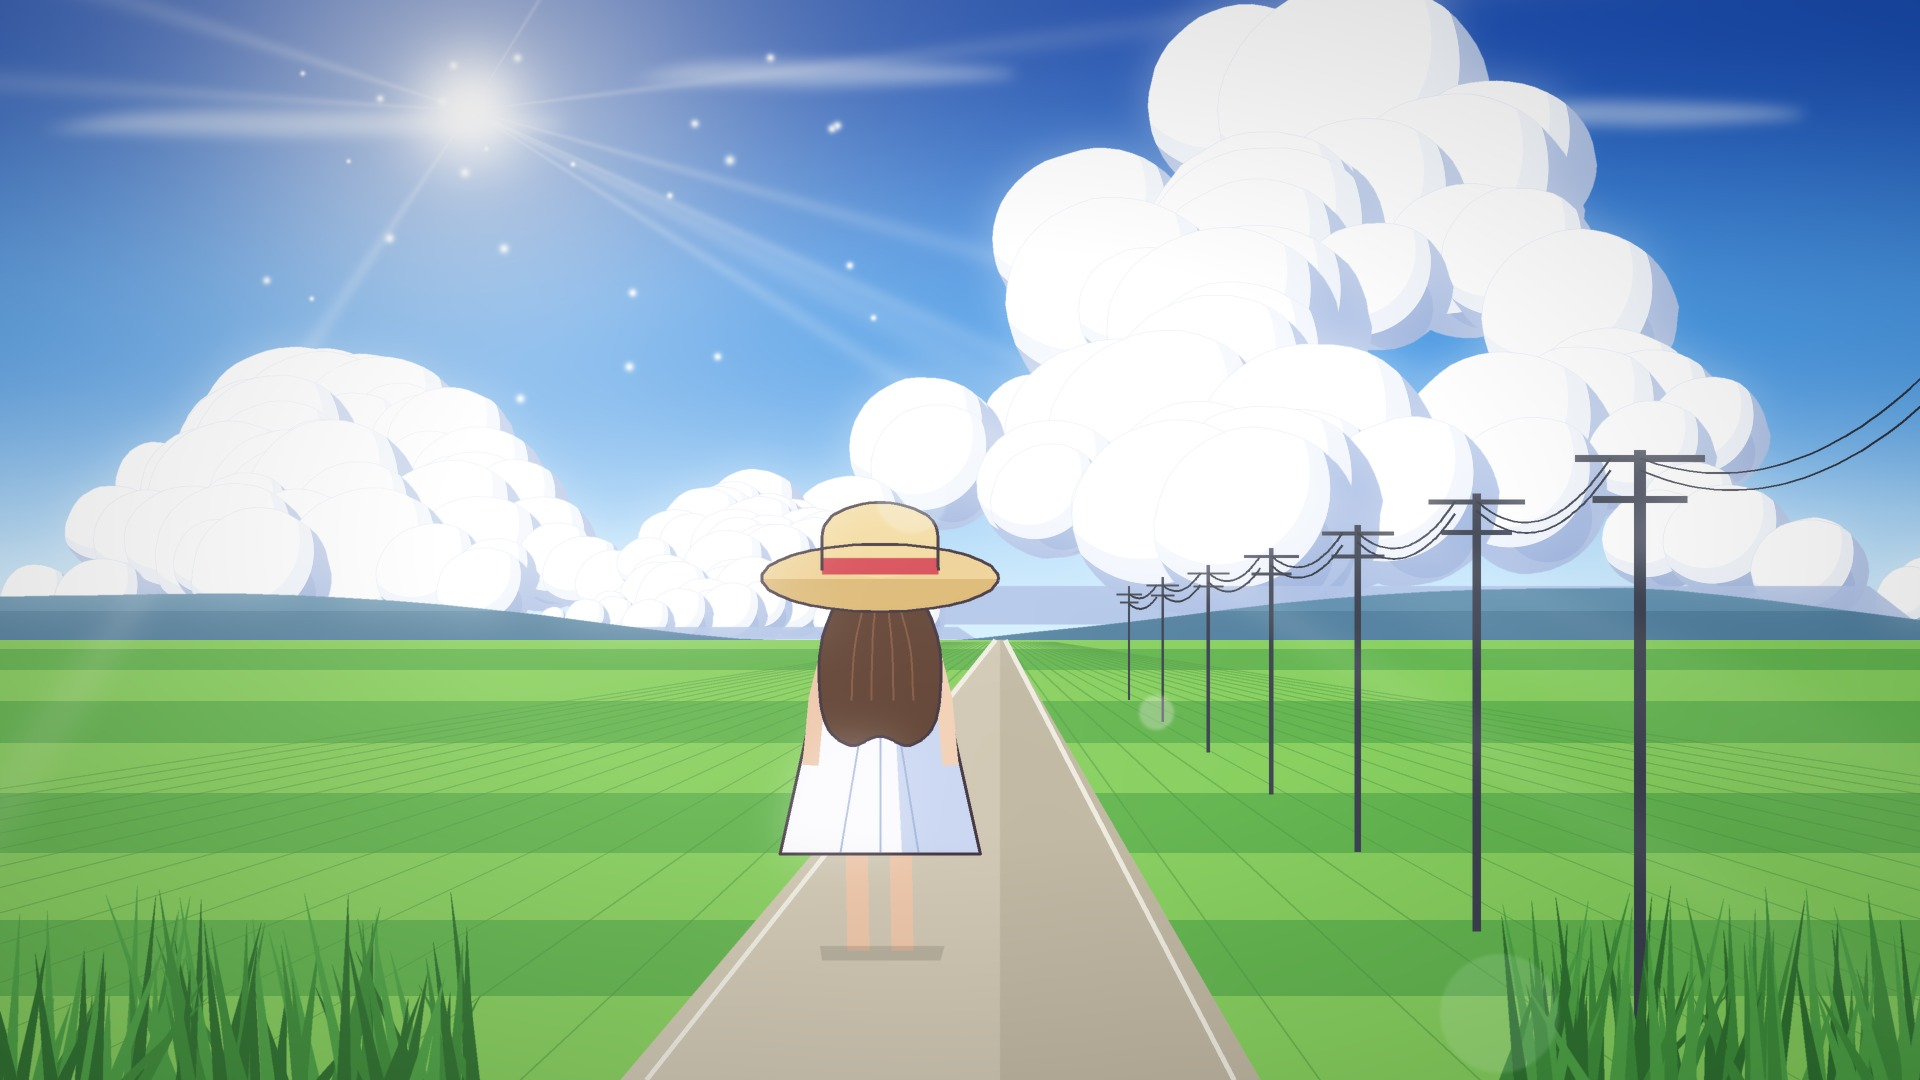

This figure's Python source:
"""Example (Japanese anime background): Summer Sky / 夏空 — towering cel-shaded cumulus, sun bloom and
lens flare, a country road with power lines, and a girl in a straw hat seen from behind.
Pure code, no image model.
python3 anime_summer.py [out.png] [--stages DIR]
"""
import os, sys
sys.path.insert(0, os.path.join(os.path.dirname(os.path.abspath(__file__)), '..', 'lib'))
import numpy as np
from anime import Anime, hexc
from core import spline, fbm1d, blur

out = sys.argv[1] if len(sys.argv) > 1 and not sys.argv[1].startswith('--') else 'anime_summer.png'
stages = sys.argv[sys.argv.index('--stages') + 1] if '--stages' in sys.argv else None

a = Anime(1920, 1080, seed=720)
rng = a.rng
HOR = 640
VX, VY = 1000, HOR                     # vanishing point

# ---- sky, high wisps, towering clouds lit from the upper left
a.sky('#1a4fb8', '#4c9be6', '#d3efff', horizon=HOR)
for (x, y, w) in [(300, 120, 520), (820, 70, 380), (1650, 110, 300)]:
    wisp = a.poly(spline([(x - w / 2, y + 10), (x - w / 4, y - 8), (x + w / 3, y - 4), (x + w / 2, y + 6), (x, y + 16), (x - w / 2, y + 10)], 10))
    a.fill(blur(wisp, 6), '#ffffff', 0.45)
a.cumulus(1330, HOR - 20, 980, 560, seed=3)
a.cumulus(330, HOR - 10, 640, 240, seed=4)
a.cumulus(760, HOR - 5, 360, 130, seed=5)
a.stage('sky')

# ---- distant hills and fields
hills = [(0, HOR + 12)] + [(x, HOR - 22 - 26 * np.sin(x / 210 + 0.5) - 12 * fbm1d(40, 8, 3, 9)[i]) for i, x in enumerate(np.linspace(0, 1920, 40))] + [(1920, HOR + 12)]
a.fill(a.poly(hills), '#5f8fae')
a.fill(a.poly(hills) * (a.YY > HOR - 30), '#4d7c9c', 0.8)
a.field(HOR, colours=('#86cf5e', '#62b54f'), bands=9)
# rice-paddy rows converging on the vanishing point (thin darker lines)
for k in range(-18, 19):
    if k == 0: continue
    x_bottom = VX + k * 160
    a.lines([(VX + k * 3, VY + 2), (x_bottom, 1080)], 1.6, '#4f9a44', 0.5)
a.stage('fields')

# ---- the road
road = [(VX - 6, VY), (VX + 6, VY), (1260, 1080), (620, 1080)]
a.fill(a.poly(road), '#cfc6b2')
a.fill(a.poly([(VX, VY), (VX + 6, VY), (1260, 1080), (1000, 1080)]), '#b9b09b', 0.7)       # shaded half
for side in (-1, 1):
    x_b = 1260 if side > 0 else 620
    a.lines([(VX + side * 5, VY), (x_b - side * 26, 1080)], 5, '#f4f1e8', 0.9)
# power poles in perspective along the right side, with sagging wires
tops = []
for i in range(7):
    t = (0.82 ** (i * 1.6))
    x = VX + 40 + (1640 - VX - 40) * t
    base = VY + (1040 - VY) * t
    hgt = 30 + 560 * t
    tops.append(a.pole(x, base, hgt, width=max(2, 12 * t)))
for i in range(len(tops) - 1):
    for dy in (0, 12):
        a.wire((tops[i][0] - 30 * (0.82 ** (i * 1.6)), tops[i][1] + dy), (tops[i + 1][0], tops[i + 1][1] + dy * 0.8), sag=40 * (0.82 ** (i * 1.6)), width=1.8)
a.wire((tops[0][0], tops[0][1]), (1920 + 40, tops[0][1] - 120), sag=60, width=2.2)
a.wire((tops[0][0], tops[0][1] + 12), (1920 + 40, tops[0][1] - 90), sag=60, width=2.2)
a.stage('road')

# ---- tall grass in the foreground corners
for (x0, x1) in [(0, 480), (1500, 1920)]:
    for _ in range(90):
        x = rng.uniform(x0, x1); h = rng.uniform(80, 200)
        lean = rng.normal(0, 30)
        blade = [(x - 7, 1085), (x + lean, 1085 - h), (x + 7, 1085)]
        a.fill(a.poly(blade), rng.choice(['#3f8f3c', '#4ea447', '#2f7331']))

# ---- girl in a straw hat, seen from behind (clean line art + two-tone cel shading)
GX, GY = 880, 950                       # feet
INK = '#3b2d3c'
legs = [[(GX - 24, GY - 110), (GX - 22, GY)], [(GX + 20, GY - 110), (GX + 22, GY)]]
for L in legs:
    a.lines(L, 22, '#f2cfb4'); a.lines(L, 22, '#e3b393', 0.35)
a.fill(a.poly([(GX - 60, GY - 4), (GX + 64, GY - 4), (GX + 60, GY + 10), (GX - 58, GY + 10)]), '#000000', 0.12)   # ground shadow
dress = [(GX - 48, GY - 330), (GX + 48, GY - 330), (GX + 100, GY - 96), (GX - 100, GY - 96)]
a.fill(a.poly(dress), '#fbfbff')
a.fill(a.poly([(GX + 10, GY - 330), (GX + 48, GY - 330), (GX + 100, GY - 96), (GX + 22, GY - 96)]), '#c9d6f2')   # shadow side
for fx in (-40, 0, 38):
    a.lines([(GX + fx * 0.4, GY - 240), (GX + fx, GY - 98)], 1.8, '#9fb2dc')
a.lines(dress, 3, INK, closed=True)
for side in (-1, 1):                    # arms
    arm = [(GX + side * 46, GY - 322), (GX + side * 64, GY - 250), (GX + side * 70, GY - 185)]
    a.lines(arm, 16, '#f2cfb4'); a.lines(arm, 16, '#e3b393', 0.3 if side < 0 else 0.0)
hair = spline([(GX - 40, GY - 360), (GX - 60, GY - 300), (GX - 56, GY - 230), (GX - 30, GY - 205), (GX, GY - 214), (GX + 30, GY - 205), (GX + 56, GY - 230), (GX + 60, GY - 300), (GX + 40, GY - 360)], 10).tolist()
a.fill(a.poly(hair + [(GX, GY - 400)]), '#5a3b2e')
for hx in (-26, -8, 12, 30):
    a.lines(spline([(GX + hx * 0.6, GY - 350), (GX + hx, GY - 300), (GX + hx * 1.1, GY - 250)], 6), 2, '#8a5a44', 0.8)
a.lines(hair, 3, INK)
# straw hat: crown, brim (cel shaded), red ribbon
brim = [(GX + 118 * np.cos(t), GY - 372 + 34 * np.sin(t)) for t in np.linspace(0, 2 * np.pi, 80, endpoint=False)]
a.fill(a.poly(brim), '#eed094')
a.fill(a.poly(brim) * (a.YY > GY - 372), '#d9b36e', 0.9)
crown = spline([(GX - 58, GY - 380), (GX - 52, GY - 430), (GX, GY - 448), (GX + 52, GY - 430), (GX + 58, GY - 380)], 10).tolist()
a.fill(a.poly(crown + [(GX, GY - 372)]), '#f3da9f')
a.fill(a.poly([(GX - 58, GY - 392), (GX + 58, GY - 392), (GX + 58, GY - 376), (GX - 58, GY - 376)]), '#d64553')
a.lines(brim, 3, INK, closed=True); a.lines(crown, 3, INK)
a.stage('girl')

# ---- light: sun behind the upper left, bloom, sparkles, vignette
a.sun_flare(470, 110, strength=1.0)
a.sparkles(28, box=(250, 40, 900, 420))
a.bloom(0.86, 20, 0.35)
a.vignette(0.2)
a.save(out, stages_dir=stages)
print('saved', out)
